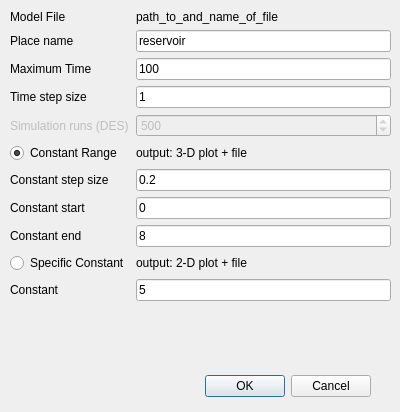
<?xml version="1.0" encoding="UTF-8"?>
<ui version="4.0">
 <class>PlaceProbDialogController</class>
 <widget class="QDialog" name="PlaceProbDialogController">
  <property name="geometry">
   <rect>
    <x>0</x>
    <y>0</y>
    <width>400</width>
    <height>412</height>
   </rect>
  </property>
  <property name="windowTitle">
   <string>STD Configurations</string>
  </property>
  <property name="windowIcon">
   <iconset resource="GUIResources.qrc">
    <normaloff>:/resources/resources/introduction1.png</normaloff>:/resources/resources/introduction1.png</iconset>
  </property>
  <property name="locale">
   <locale language="English" country="UnitedStates"/>
  </property>
  <widget class="QDialogButtonBox" name="buttonBox">
   <property name="geometry">
    <rect>
     <x>30</x>
     <y>370</y>
     <width>341</width>
     <height>32</height>
    </rect>
   </property>
   <property name="orientation">
    <enum>Qt::Horizontal</enum>
   </property>
   <property name="standardButtons">
    <set>QDialogButtonBox::Cancel|QDialogButtonBox::Ok</set>
   </property>
  </widget>
  <widget class="QWidget" name="formLayoutWidget">
   <property name="geometry">
    <rect>
     <x>10</x>
     <y>10</y>
     <width>381</width>
     <height>361</height>
    </rect>
   </property>
   <layout class="QFormLayout" name="formLayout">
    <property name="fieldGrowthPolicy">
     <enum>QFormLayout::AllNonFixedFieldsGrow</enum>
    </property>
    <item row="1" column="0">
     <widget class="QLabel" name="labelModelFile">
      <property name="text">
       <string>Model File</string>
      </property>
     </widget>
    </item>
    <item row="1" column="1">
     <widget class="QLabel" name="labelPathToFile">
      <property name="text">
       <string>path_to_and_name_of_file</string>
      </property>
     </widget>
    </item>
    <item row="2" column="0">
     <widget class="QLabel" name="labelPlaceName">
      <property name="text">
       <string>Place name</string>
      </property>
     </widget>
    </item>
    <item row="2" column="1">
     <widget class="QLineEdit" name="lineEditPlaceName">
      <property name="text">
       <string>reservoir</string>
      </property>
     </widget>
    </item>
    <item row="3" column="0">
     <widget class="QLabel" name="labelMaxTime">
      <property name="text">
       <string>Maximum Time</string>
      </property>
     </widget>
    </item>
    <item row="3" column="1">
     <widget class="QLineEdit" name="lineEditMaxTime">
      <property name="text">
       <string>100</string>
      </property>
     </widget>
    </item>
    <item row="4" column="0">
     <widget class="QLabel" name="labelTimeStep">
      <property name="text">
       <string>Time step size</string>
      </property>
     </widget>
    </item>
    <item row="4" column="1">
     <widget class="QLineEdit" name="lineEditTimeStep">
      <property name="text">
       <string>1</string>
      </property>
     </widget>
    </item>
    <item row="7" column="0">
     <widget class="QRadioButton" name="radioConstRange">
      <property name="text">
       <string>Constant Range</string>
      </property>
      <property name="checked">
       <bool>true</bool>
      </property>
     </widget>
    </item>
    <item row="7" column="1">
     <widget class="QLabel" name="label3dPlot">
      <property name="text">
       <string>output: 3-D plot + file</string>
      </property>
     </widget>
    </item>
    <item row="8" column="0">
     <widget class="QLabel" name="labelConstStep">
      <property name="text">
       <string>Constant step size</string>
      </property>
     </widget>
    </item>
    <item row="8" column="1">
     <widget class="QLineEdit" name="lineEditConstStep">
      <property name="text">
       <string>0.2</string>
      </property>
     </widget>
    </item>
    <item row="9" column="0">
     <widget class="QLabel" name="labelConstStart">
      <property name="enabled">
       <bool>true</bool>
      </property>
      <property name="text">
       <string>Constant start</string>
      </property>
     </widget>
    </item>
    <item row="9" column="1">
     <widget class="QLineEdit" name="lineEditConstStart">
      <property name="enabled">
       <bool>true</bool>
      </property>
      <property name="text">
       <string>0</string>
      </property>
     </widget>
    </item>
    <item row="10" column="0">
     <widget class="QLabel" name="labelConstEnd">
      <property name="enabled">
       <bool>true</bool>
      </property>
      <property name="text">
       <string>Constant end</string>
      </property>
     </widget>
    </item>
    <item row="10" column="1">
     <widget class="QLineEdit" name="lineEditConstEnd">
      <property name="enabled">
       <bool>true</bool>
      </property>
      <property name="text">
       <string>8</string>
      </property>
     </widget>
    </item>
    <item row="12" column="0">
     <widget class="QRadioButton" name="radioSpecConst">
      <property name="text">
       <string>Specific Constant</string>
      </property>
     </widget>
    </item>
    <item row="12" column="1">
     <widget class="QLabel" name="label2dPlot">
      <property name="text">
       <string>output: 2-D plot + file</string>
      </property>
     </widget>
    </item>
    <item row="13" column="0">
     <widget class="QLabel" name="labelConst">
      <property name="enabled">
       <bool>true</bool>
      </property>
      <property name="text">
       <string>Constant</string>
      </property>
     </widget>
    </item>
    <item row="13" column="1">
     <widget class="QLineEdit" name="lineEditConst">
      <property name="enabled">
       <bool>true</bool>
      </property>
      <property name="text">
       <string>5</string>
      </property>
     </widget>
    </item>
    <item row="5" column="0">
     <widget class="QLabel" name="labelDESRuns">
      <property name="enabled">
       <bool>false</bool>
      </property>
      <property name="text">
       <string>Simulation runs (DES)</string>
      </property>
     </widget>
    </item>
    <item row="5" column="1">
     <widget class="QSpinBox" name="spinBoxDESRuns">
      <property name="enabled">
       <bool>false</bool>
      </property>
      <property name="suffix">
       <string/>
      </property>
      <property name="minimum">
       <number>1</number>
      </property>
      <property name="maximum">
       <number>999999999</number>
      </property>
      <property name="value">
       <number>500</number>
      </property>
     </widget>
    </item>
   </layout>
  </widget>
 </widget>
 <tabstops>
  <tabstop>lineEditPlaceName</tabstop>
  <tabstop>lineEditMaxTime</tabstop>
  <tabstop>lineEditTimeStep</tabstop>
  <tabstop>radioConstRange</tabstop>
  <tabstop>radioSpecConst</tabstop>
  <tabstop>lineEditConst</tabstop>
  <tabstop>buttonBox</tabstop>
 </tabstops>
 <resources>
  <include location="GUIResources.qrc"/>
 </resources>
 <connections>
  <connection>
   <sender>buttonBox</sender>
   <signal>accepted()</signal>
   <receiver>PlaceProbDialogController</receiver>
   <slot>accept()</slot>
   <hints>
    <hint type="sourcelabel">
     <x>248</x>
     <y>254</y>
    </hint>
    <hint type="destinationlabel">
     <x>157</x>
     <y>274</y>
    </hint>
   </hints>
  </connection>
  <connection>
   <sender>buttonBox</sender>
   <signal>rejected()</signal>
   <receiver>PlaceProbDialogController</receiver>
   <slot>reject()</slot>
   <hints>
    <hint type="sourcelabel">
     <x>316</x>
     <y>260</y>
    </hint>
    <hint type="destinationlabel">
     <x>286</x>
     <y>274</y>
    </hint>
   </hints>
  </connection>
  <connection>
   <sender>lineEditConst</sender>
   <signal>textEdited(QString)</signal>
   <receiver>radioSpecConst</receiver>
   <slot>click()</slot>
   <hints>
    <hint type="sourcelabel">
     <x>280</x>
     <y>300</y>
    </hint>
    <hint type="destinationlabel">
     <x>83</x>
     <y>270</y>
    </hint>
   </hints>
  </connection>
  <connection>
   <sender>lineEditConstStart</sender>
   <signal>textEdited(QString)</signal>
   <receiver>radioConstRange</receiver>
   <slot>click()</slot>
   <hints>
    <hint type="sourcelabel">
     <x>280</x>
     <y>210</y>
    </hint>
    <hint type="destinationlabel">
     <x>78</x>
     <y>180</y>
    </hint>
   </hints>
  </connection>
  <connection>
   <sender>lineEditConstEnd</sender>
   <signal>textEdited(QString)</signal>
   <receiver>radioConstRange</receiver>
   <slot>click()</slot>
   <hints>
    <hint type="sourcelabel">
     <x>280</x>
     <y>241</y>
    </hint>
    <hint type="destinationlabel">
     <x>78</x>
     <y>180</y>
    </hint>
   </hints>
  </connection>
 </connections>
</ui>
